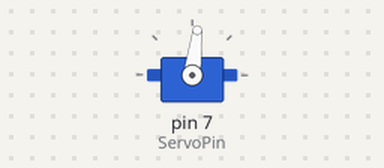
Bench run of a sketch on a simulated Arduino Uno, built with avr-gcc and run on an emulated ATmega328P. Parts: servo.

Above: at 0.05 s.
At 0.45 s:
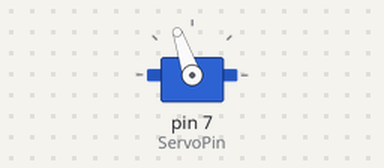
At 0.65 s:
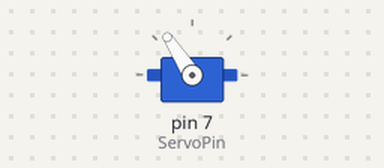
At 1.3 s:
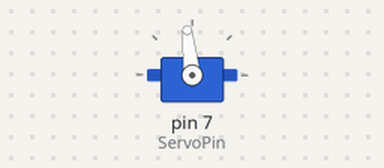
Timing chart, 0 to 3.5 s (numbered marks = the images above):
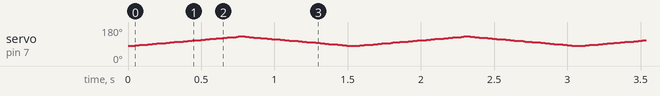

The sketch:

_02_Basic2.ino
```cpp
// We're going to include a single library to control the PWM output to the servo
#include <Servo.h>

// Now that we have the library, we need to create an object from that library
Servo myservo;

// Let's setup our constants:
#define ServoPin 7      // This is the pin to which the servo data line is connected
#define ServoSpeed 15   // This is the speed at which the servo will turn (lower value = faster)
#define maxPWM 130      // This is the maximum PWM value that can be sent to the servo
#define minPWM 80        // This is the minimum PWM value that can be sent to the servo

// We want a variable that will store the current PWM value that indicates the servo's position
int servoVal = 0;    // variable to store the servo position

void setup()
{
  // Configures the object "myservo" to use the data pin defined in "ServoPin"
  myservo.attach(ServoPin);
}

void loop()
{
  for (servoVal = minPWM; servoVal <= maxPWM;)
  {
    myservo.write(servoVal);              // sends the PWM value to the servo that will turn it to the degree position in ServoVal
    servoVal = servoVal+1;                // advance the counter
    delay(ServoSpeed);                    // wait for as many ms as are defined in "ServoSpeed"
  }
  for (servoVal = maxPWM; servoVal >= minPWM;)
  {
    myservo.write(servoVal);              // sends the PWM value to the servo that will turn it to the degree position in ServoVal
    servoVal = servoVal - 1;              // decrement the counter
    delay(ServoSpeed);                    // wait for as many ms as are defined in "ServoSpeed"
  }
}
```
